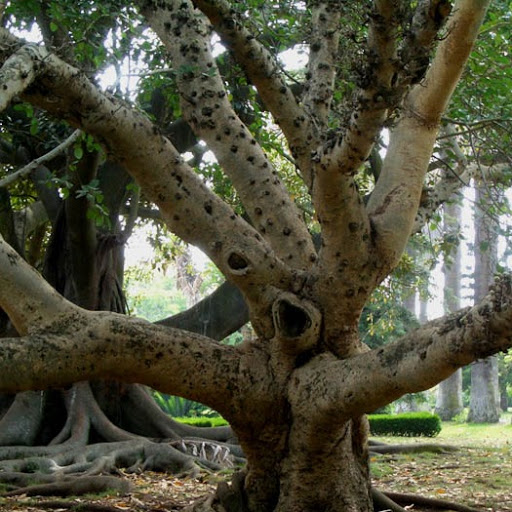
#> input picture arvore.jpg, 512 x 512 px
$ python rgb-hsv-rgb.py ../arvore.jpg
#> lines starting #> are read from the running program, lines starting #| are printed output that depends on the picture
import numpy as np
import cv2
import sys

imagem_rgb = cv2.imread(sys.argv[1], cv2.IMREAD_COLOR)
#> imagem_rgb is the input picture: shape (512, 512, 3); mean B, G, R 61.1, 80.9, 80.7
k_cores = 8

def ChromaSample(banda, valor):
    bloco = np.uint8(180 / valor)
    quantizado = np.uint8(banda / bloco)
    banda = np.uint8((quantizado * bloco) + bloco / 2)

    return banda

img_HSV = cv2.cvtColor(imagem_rgb, cv2.COLOR_BGR2HSV)
#> img_HSV: shape (512, 512, 3); mean H, S, V 35.8, 100.5, 85.5

hue = img_HSV[:, :, 0]
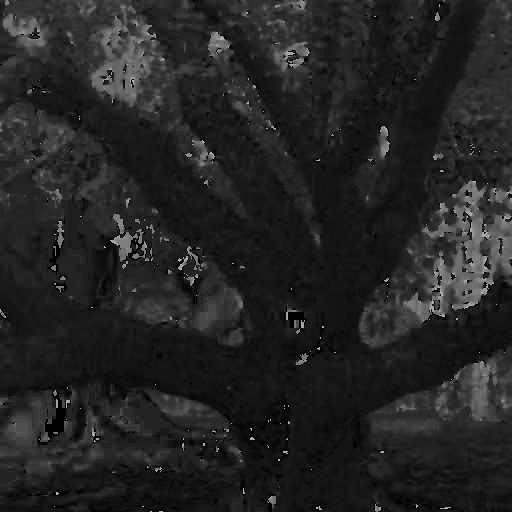
#> hue: shape (512, 512); min 0, max 179, mean 35.8
saturation = img_HSV[:, :, 1]
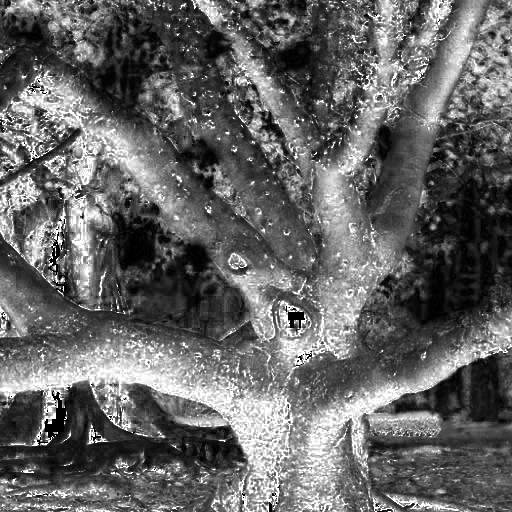
#> saturation: shape (512, 512); min 0, max 255, mean 100.5

img_HSV[:, :, 0] = ChromaSample(hue, k_cores)
#> in ChromaSample, `quantizado = np.uint8(banda / bloco)`:
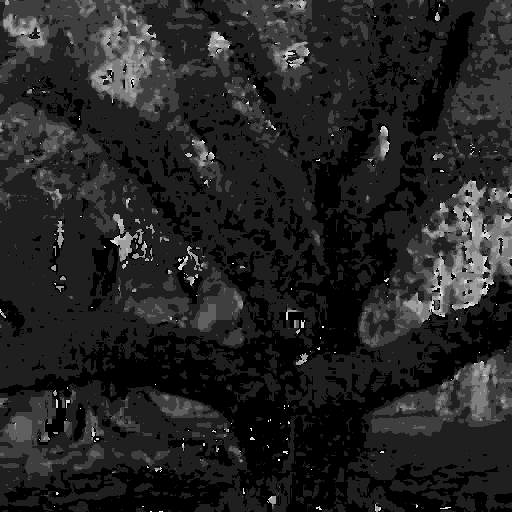
#> quantizado: shape (512, 512); min 0, max 8, mean 1.14; drawn with min black and max white
#> img_HSV: shape (512, 512, 3); mean H, S, V 36.2, 100.5, 85.5
img_HSV[:, :, 1] = ChromaSample(saturation, k_cores)
#> img_HSV: shape (512, 512, 3); mean H, S, V 36.2, 101, 85.5

img_final = cv2.cvtColor(img_HSV, cv2.COLOR_HSV2BGR)

cv2.imshow("Original e Final", np.hstack([imagem_rgb, img_final]))
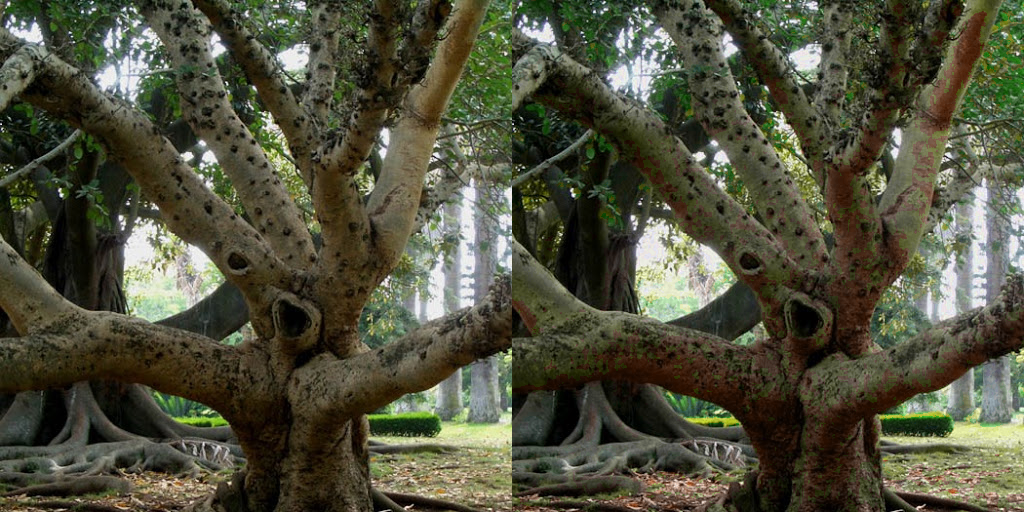
#> window 'Original e Final': shape (512, 1024, 3); mean B, G, R 60.8, 80.5, 80.2
cv2.waitKey(0)
cv2.destroyAllWindows()
